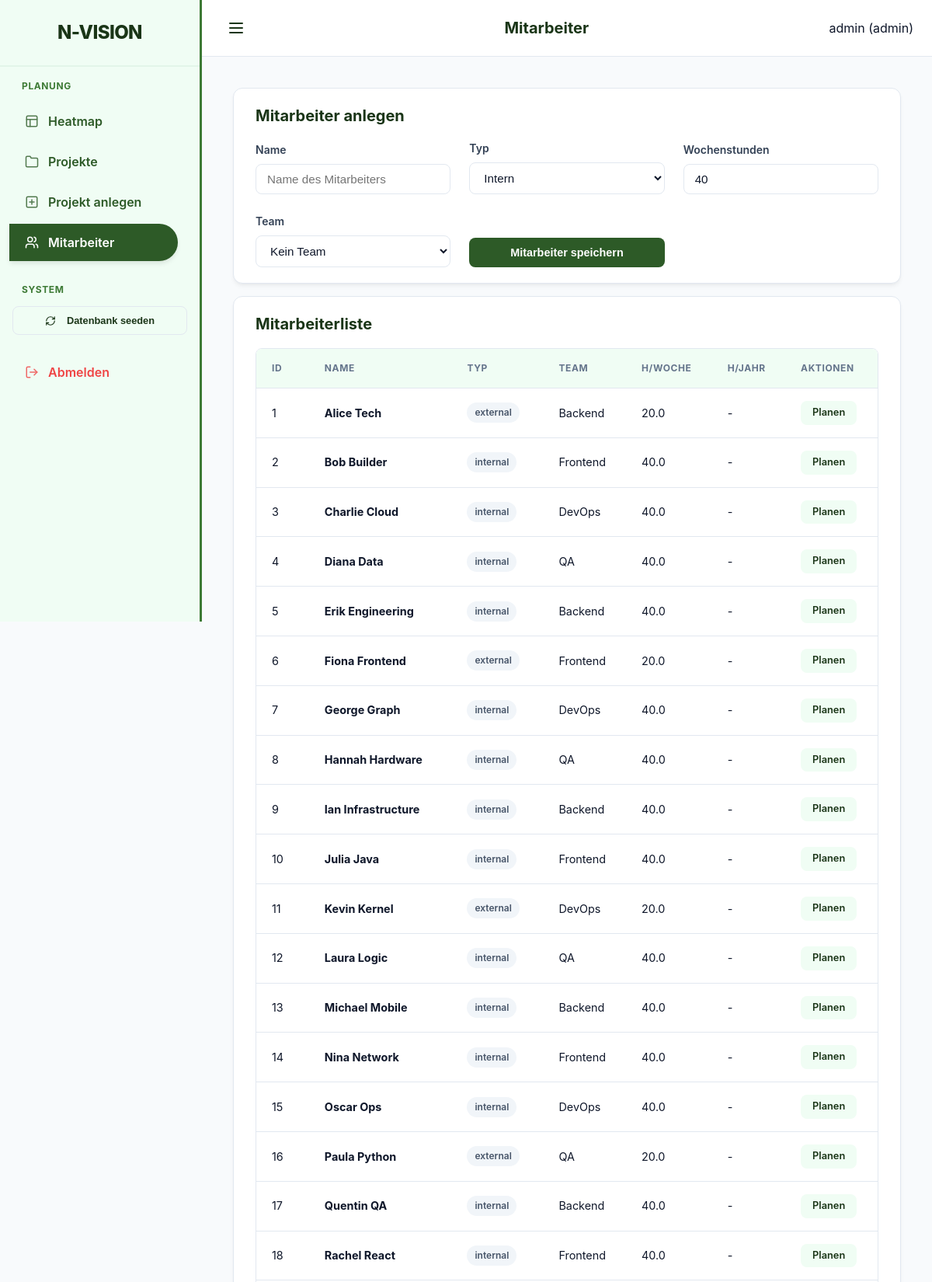
Page /ui/employees (signed in, upper part) on the committed database.
### models.py (models this page shows)
class User(Base):
    __tablename__ = "users"
    id = Column(Integer, primary_key=True, index=True)
    username = Column(String, unique=True, index=True)
    hashed_password = Column(String)
    role = Column(Enum(UserRole), default=UserRole.EMPLOYEE)
    employee_id = Column(Integer, ForeignKey("employees.id"), nullable=True)
    is_active = Column(Boolean, default=True)
    employee = relationship("Employee", back_populates="user")

class Employee(Base):
    __tablename__ = "employees"
    id = Column(Integer, primary_key=True, index=True)
    name = Column(String, index=True)
    type = Column(Enum(ResourceType), default=ResourceType.INTERNAL)
    role_id = Column(Integer, ForeignKey("roles.id"))
    team_id = Column(Integer, ForeignKey("teams.id"))
    weekly_hours = Column(Float, default=40.0)
    annual_hours_target = Column(Float, nullable=True) # Neuer Wert für Jahresplanung
    employment_start = Column(Date)
    employment_end = Column(Date, nullable=True)
    role = relationship("Role", back_populates="employees")
    team = relationship("Team", back_populates="employees")
    staffings = relationship("Staffing", back_populates="employee")
    service_allocations = relationship("ServiceAllocation", back_populates="employee")
    absences = relationship("Absence", back_populates="employee")
    user = relationship("User", back_populates="employee", uselist=False)
    bookings = relationship("Booking", back_populates="employee")

class Team(Base):
    __tablename__ = "teams"
    id = Column(Integer, primary_key=True, index=True)
    name = Column(String, unique=True, index=True)
    employees = relationship("Employee", back_populates="team")

### main.py (the view)
@app.get("/ui/employees", response_class=HTMLResponse)
def ui_employees(request: Request, db: Session = Depends(get_db), user: models.User = Depends(admin_required)):
    employees = db.query(models.Employee).all()
    teams = db.query(models.Team).all()
    return templates.TemplateResponse(
        request=request, name="employees.html", context={
            "employees": employees,
            "teams": teams,
            "active_page": "employees",
            "user": user
        }
    )

### templates/employees.html (shortened to what this page needs)
{% extends "base.html" %}
{% set title = "Mitarbeiter" %}
{% block content %}
<div class="card">
    <h2>Mitarbeiter anlegen</h2>
    <form action="/ui/employees/add" method="post" style="display: grid; grid-template-columns: repeat(auto-fit, minmax(200px, 1fr)); gap: 1.5rem; align-items: end;">
        <div class="form-group" style="margin-bottom: 0;">
            <label>Name</label>
            <input type="text" name="name" required placeholder="Name des Mitarbeiters">
        </div>
        <div class="form-group" style="margin-bottom: 0;">
            <label>Typ</label>
            <select name="type">
                <option value="internal">Intern</option>
            </select>
        </div>
        <div class="form-group" style="margin-bottom: 0;">
            <label>Wochenstunden</label>
            <input type="number" name="weekly_hours" value="40" step="0.5">
        </div>
        <div class="form-group" style="margin-bottom: 0;">
            <label>Team</label>
            <select name="team_id">
                <option value="">Kein Team</option>
            </select>
        </div>
        <div>
            <button type="submit" class="btn btn-primary" style="width: 100%;">Mitarbeiter speichern</button>
        </div>
    </form>
</div>
<div class="card">
    <h2>Mitarbeiterliste</h2>
    <div class="modern-table-wrapper">
        <table class="modern-table">
            <thead>
                <tr>
                    <th>ID</th>
                    <th>Name</th>
                    <th>Typ</th>
                    <th>Team</th>
                    <th>h/Woche</th>
                    <th>h/Jahr</th>
                    <th>Aktionen</th>
                </tr>
            </thead>
            <tbody>
                {% for r in employees %}
                <tr>
                    <td>{{ r.id }}</td>
                    <td><strong>{{ r.name }}</strong></td>
                    <td>
                        <span class="badge badge-default">{{ r.type.value }}</span>
                    </td>
                    <td>{{ r.team.name if r.team else "-" }}</td>
                    <td>{{ r.weekly_hours }}</td>
                    <td>{{ r.annual_hours_target if r.annual_hours_target else "-" }}</td>
                    <td>
                        <a href="/ui/employees/{{ r.id }}/plan" class="btn btn-small btn-details">Planen</a>
                    </td>
                </tr>
                {% endfor %}
            </tbody>
        </table>
    </div>
</div>
{% endblock %}

### templates/base.html (shortened to what this page needs)
<!DOCTYPE html>
<html lang="de">
<head>
    <link rel="stylesheet" href="{{ static_url('/static/styles.css') }}">
</head>
<body>
<div class="app-layout">
    <aside class="sidebar">
        <div class="sidebar-header">
            <div class="brand-title">N-VISION</div>
        </div>
        <nav class="sidebar-nav">
            <div class="nav-group">
                <span class="nav-label">Planung</span>
                <a href="/" class="{% if active_page == 'heatmap' %}active{% endif %}">
                    <svg xmlns="http://www.w3.org/2000/svg" width="18" height="18" viewBox="0 0 24 24" fill="none" stroke="currentColor" stroke-width="2" stroke-linecap="round" stroke-linejoin="round" class="nav-icon"><rect width="18" height="18" x="3" y="3" rx="2"/><path d="M3 9h18"/><path d="M9 21V9"/></svg>
                    <span>Heatmap</span>
                </a>
                <a href="/ui/projects" class="{% if active_page == 'projects' %}active{% endif %}">
                    <svg xmlns="http://www.w3.org/2000/svg" width="18" height="18" viewBox="0 0 24 24" fill="none" stroke="currentColor" stroke-width="2" stroke-linecap="round" stroke-linejoin="round" class="nav-icon"><path d="M22 19a2 2 0 0 1-2 2H4a2 2 0 0 1-2-2V5a2 2 0 0 1 2-2h5l2 3h9a2 2 0 0 1 2 2z"/></svg>
                    <span>Projekte</span>
                </a>
                {% if request.state.user and request.state.user.role.value == 'admin' %}
                <a href="/ui/projects/add" class="{% if active_page == 'project_add' %}active{% endif %}">
                    <svg xmlns="http://www.w3.org/2000/svg" width="18" height="18" viewBox="0 0 24 24" fill="none" stroke="currentColor" stroke-width="2" stroke-linecap="round" stroke-linejoin="round" class="nav-icon"><rect width="18" height="18" x="3" y="3" rx="2"/><path d="M12 8v8"/><path d="M8 12h8"/></svg>
                    <span>Projekt anlegen</span>
                </a>
                <a href="/ui/employees" class="{% if active_page == 'employees' %}active{% endif %}">
                    <span>Mitarbeiter</span>
                </a>
                {% endif %}
            </div>
            {% if request.state.user and request.state.user.role.value == 'admin' %}
            <div class="nav-group">
                <span class="nav-label">System</span>
                <form action="/seed/" method="post" style="padding: 0 0.25rem;">
                    <button type="submit" class="btn btn-outline" style="width: 100%; font-size: 0.8rem; background: var(--primary-light); color: var(--primary-dark); border-color: var(--border-color);" onclick="return confirm('Alle Daten löschen und Testdaten laden?')">
                        Datenbank seeden
                    </button>
                </form>
            </div>
            {% endif %}
            <div class="nav-group" style="margin-top: auto;">
                <a href="/logout" style="color: var(--danger);">
                    <span>Abmelden</span>
                </a>
            </div>
        </nav>
    </aside>
    <div class="main-wrapper">
        <header class="top-bar">
            <button class="menu-toggle" id="menuToggle" aria-label="Menü öffnen">
                <svg xmlns="http://www.w3.org/2000/svg" width="24" height="24" viewBox="0 0 24 24" fill="none" stroke="currentColor" stroke-width="2" stroke-linecap="round" stroke-linejoin="round"><line x1="4" x2="20" y1="12" y2="12"/><line x1="4" x2="20" y1="6" y2="6"/><line x1="4" x2="20" y1="18" y2="18"/></svg>
            </button>
            <h1 class="page-title">{{ title if title else "N-VISION" }}</h1>
            <div class="user-info" style="display: flex; align-items: center; gap: 1rem;">
                <span>{{ request.state.user.username if request.state.user else "Gast" }} ({{ request.state.user.role.value if request.state.user else "" }})</span>
            </div>
        </header>
        <main class="content-area">
            {% block content %}{% endblock %}
        </main>
    </div>
</div>
</body>
</html>

### rows in the picture
User: state.user "admin", state.user.role "admin"
Employee: id "1", name "Alice Tech", type.value "external", team "Backend", weekly_hours "20.0", annual_hours_target "-"
Employee: id "2", name "Bob Builder", type.value "internal", team "Frontend", weekly_hours "40.0", annual_hours_target "-"
Employee: id "3", name "Charlie Cloud", type.value "internal", team "DevOps", weekly_hours "40.0", annual_hours_target "-"
Employee: id "4", name "Diana Data", type.value "internal", team "QA", weekly_hours "40.0", annual_hours_target "-"
Employee: id "5", name "Erik Engineering", type.value "internal", team "Backend", weekly_hours "40.0", annual_hours_target "-"
Employee: id "6", name "Fiona Frontend", type.value "external", team "Frontend", weekly_hours "20.0", annual_hours_target "-"
Employee: id "7", name "George Graph", type.value "internal", team "DevOps", weekly_hours "40.0", annual_hours_target "-"
Employee: id "8", name "Hannah Hardware", type.value "internal", team "QA", weekly_hours "40.0", annual_hours_target "-"
Employee: id "9", name "Ian Infrastructure", type.value "internal", team "Backend", weekly_hours "40.0", annual_hours_target "-"
Employee: id "10", name "Julia Java", type.value "internal", team "Frontend", weekly_hours "40.0", annual_hours_target "-"
Employee: id "11", name "Kevin Kernel", type.value "external", team "DevOps", weekly_hours "20.0", annual_hours_target "-"
Employee: id "12", name "Laura Logic", type.value "internal", team "QA", weekly_hours "40.0", annual_hours_target "-"
Employee: id "13", name "Michael Mobile", type.value "internal", team "Backend", weekly_hours "40.0", annual_hours_target "-"
Employee: id "14", name "Nina Network", type.value "internal", team "Frontend", weekly_hours "40.0", annual_hours_target "-"
Employee: id "15", name "Oscar Ops", type.value "internal", team "DevOps", weekly_hours "40.0", annual_hours_target "-"
Employee: id "16", name "Paula Python", type.value "external", team "QA", weekly_hours "20.0", annual_hours_target "-"
Employee: id "17", name "Quentin QA", type.value "internal", team "Backend", weekly_hours "40.0", annual_hours_target "-"
Employee: id "18", name "Rachel React", type.value "internal", team "Frontend", weekly_hours "40.0", annual_hours_target "-"

### other values in the picture
{{ title if title else "N-VISION" }} "Mitarbeiter"
